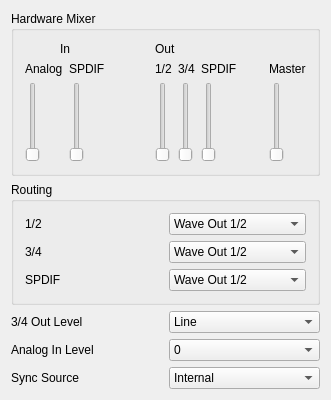
<ui version="4.0" >
 <comment>Copyright (C) 2005-2008 by Pieter Palmers
	
	This file is part of FFADO
	FFADO = Free FireWire (pro-)audio drivers for Linux
	
	FFADO is based upon FreeBoB.
	
	This program is free software: you can redistribute it and/or modify
	it under the terms of the GNU General Public License as published by
	the Free Software Foundation, either version 2 of the License, or
	(at your option) version 3 of the License.
	
	This program is distributed in the hope that it will be useful,
	but WITHOUT ANY WARRANTY; without even the implied warranty of
	MERCHANTABILITY or FITNESS FOR A PARTICULAR PURPOSE.  See the
	GNU General Public License for more details.
</comment>
 <class>Phase24ControlUI</class>
 <widget class="QWidget" name="Phase24ControlUI" >
  <property name="geometry" >
   <rect>
    <x>0</x>
    <y>0</y>
    <width>331</width>
    <height>390</height>
   </rect>
  </property>
  <property name="windowTitle" >
   <string>Terratec Phase 24 Control</string>
  </property>
  <layout class="QGridLayout" >
   <item row="2" column="0" >
    <widget class="QLabel" name="textLabel1_2_2" >
     <property name="text" >
      <string>3/4 Out Level</string>
     </property>
     <property name="wordWrap" >
      <bool>false</bool>
     </property>
    </widget>
   </item>
   <item row="3" column="0" >
    <widget class="QLabel" name="textLabel1_2_2_3" >
     <property name="text" >
      <string>Analog In Level</string>
     </property>
     <property name="wordWrap" >
      <bool>false</bool>
     </property>
    </widget>
   </item>
   <item row="4" column="0" >
    <widget class="QLabel" name="textLabel1_2_2_2_3_2" >
     <property name="text" >
      <string>Sync Source</string>
     </property>
     <property name="wordWrap" >
      <bool>false</bool>
     </property>
    </widget>
   </item>
   <item row="2" column="1" >
    <widget class="QComboBox" name="cmbFrontLevel" >
     <item>
      <property name="text" >
       <string>Line</string>
      </property>
     </item>
     <item>
      <property name="text" >
       <string>Headphone</string>
      </property>
     </item>
    </widget>
   </item>
   <item row="3" column="1" >
    <widget class="QComboBox" name="cmbLineLevel" >
     <item>
      <property name="text" >
       <string>0</string>
      </property>
     </item>
     <item>
      <property name="text" >
       <string>1</string>
      </property>
     </item>
     <item>
      <property name="text" >
       <string>2</string>
      </property>
     </item>
     <item>
      <property name="text" >
       <string>3</string>
      </property>
     </item>
     <item>
      <property name="text" >
       <string>4</string>
      </property>
     </item>
    </widget>
   </item>
   <item row="4" column="1" >
    <widget class="QComboBox" name="cmbSetSyncSource" >
     <item>
      <property name="text" >
       <string>Internal</string>
      </property>
     </item>
     <item>
      <property name="text" >
       <string>External</string>
      </property>
     </item>
    </widget>
   </item>
   <item row="0" column="0" colspan="2" >
    <widget class="QGroupBox" name="groupBox1" >
     <property name="title" >
      <string>Hardware Mixer</string>
     </property>
     <layout class="QGridLayout" >
      <item row="0" column="0" >
       <layout class="QGridLayout" >
        <item row="0" column="0" colspan="2" >
         <widget class="QLabel" name="textLabel2_4_2_3_2" >
          <property name="text" >
           <string>In</string>
          </property>
          <property name="alignment" >
           <set>Qt::AlignCenter</set>
          </property>
          <property name="wordWrap" >
           <bool>false</bool>
          </property>
         </widget>
        </item>
        <item row="1" column="0" >
         <layout class="QVBoxLayout" >
          <item>
           <widget class="QLabel" name="textLabel2_3" >
            <property name="text" >
             <string>Analog</string>
            </property>
            <property name="wordWrap" >
             <bool>false</bool>
            </property>
           </widget>
          </item>
          <item>
           <widget class="QSlider" name="sldLineIn" >
            <property name="minimum" >
             <number>0</number>
            </property>
            <property name="maximum" >
             <number>25600</number>
            </property>
            <property name="singleStep" >
             <number>10000</number>
            </property>
            <property name="pageStep" >
             <number>1000</number>
            </property>
            <property name="orientation" >
             <enum>Qt::Vertical</enum>
            </property>
            <property name="tickInterval" >
             <number>10000</number>
            </property>
           </widget>
          </item>
         </layout>
        </item>
        <item row="1" column="1" >
         <layout class="QVBoxLayout" >
          <item>
           <widget class="QLabel" name="textLabel2_4_2" >
            <property name="text" >
             <string>SPDIF</string>
            </property>
            <property name="wordWrap" >
             <bool>false</bool>
            </property>
           </widget>
          </item>
          <item>
           <widget class="QSlider" name="sldSPDIFIn" >
            <property name="minimum" >
             <number>0</number>
            </property>
            <property name="maximum" >
             <number>25600</number>
            </property>
            <property name="singleStep" >
             <number>10000</number>
            </property>
            <property name="pageStep" >
             <number>1000</number>
            </property>
            <property name="orientation" >
             <enum>Qt::Vertical</enum>
            </property>
            <property name="tickInterval" >
             <number>10000</number>
            </property>
           </widget>
          </item>
         </layout>
        </item>
       </layout>
      </item>
      <item row="0" column="2" >
       <layout class="QGridLayout" >
        <item row="1" column="2" >
         <layout class="QVBoxLayout" >
          <item>
           <widget class="QLabel" name="textLabel2_4_2_2" >
            <property name="text" >
             <string>SPDIF</string>
            </property>
            <property name="wordWrap" >
             <bool>false</bool>
            </property>
           </widget>
          </item>
          <item>
           <widget class="QSlider" name="sldSPDIFOut" >
            <property name="minimum" >
             <number>0</number>
            </property>
            <property name="maximum" >
             <number>25600</number>
            </property>
            <property name="singleStep" >
             <number>10000</number>
            </property>
            <property name="pageStep" >
             <number>1000</number>
            </property>
            <property name="orientation" >
             <enum>Qt::Vertical</enum>
            </property>
            <property name="tickInterval" >
             <number>10000</number>
            </property>
           </widget>
          </item>
         </layout>
        </item>
        <item row="1" column="0" >
         <layout class="QVBoxLayout" >
          <item>
           <widget class="QLabel" name="textLabel2" >
            <property name="text" >
             <string>1/2</string>
            </property>
            <property name="wordWrap" >
             <bool>false</bool>
            </property>
           </widget>
          </item>
          <item>
           <widget class="QSlider" name="sldInput12" >
            <property name="minimum" >
             <number>0</number>
            </property>
            <property name="maximum" >
             <number>25600</number>
            </property>
            <property name="singleStep" >
             <number>10000</number>
            </property>
            <property name="pageStep" >
             <number>1000</number>
            </property>
            <property name="orientation" >
             <enum>Qt::Vertical</enum>
            </property>
            <property name="tickInterval" >
             <number>10000</number>
            </property>
           </widget>
          </item>
         </layout>
        </item>
        <item row="1" column="3" >
         <spacer>
          <property name="orientation" >
           <enum>Qt::Horizontal</enum>
          </property>
          <property name="sizeType" >
           <enum>QSizePolicy::Expanding</enum>
          </property>
          <property name="sizeHint" >
           <size>
            <width>20</width>
            <height>20</height>
           </size>
          </property>
         </spacer>
        </item>
        <item row="1" column="1" >
         <layout class="QVBoxLayout" >
          <item>
           <widget class="QLabel" name="textLabel2_2" >
            <property name="text" >
             <string>3/4</string>
            </property>
            <property name="wordWrap" >
             <bool>false</bool>
            </property>
           </widget>
          </item>
          <item>
           <widget class="QSlider" name="sldInput34" >
            <property name="minimum" >
             <number>0</number>
            </property>
            <property name="maximum" >
             <number>25600</number>
            </property>
            <property name="singleStep" >
             <number>10000</number>
            </property>
            <property name="pageStep" >
             <number>1000</number>
            </property>
            <property name="orientation" >
             <enum>Qt::Vertical</enum>
            </property>
            <property name="tickInterval" >
             <number>10000</number>
            </property>
           </widget>
          </item>
         </layout>
        </item>
        <item row="0" column="0" colspan="5" >
         <widget class="QLabel" name="textLabel2_4_2_3_2_2" >
          <property name="text" >
           <string>Out</string>
          </property>
          <property name="wordWrap" >
           <bool>false</bool>
          </property>
         </widget>
        </item>
        <item row="1" column="4" >
         <layout class="QVBoxLayout" >
          <item>
           <widget class="QLabel" name="textLabel2_4_2_2_2" >
            <property name="text" >
             <string>Master</string>
            </property>
            <property name="wordWrap" >
             <bool>false</bool>
            </property>
           </widget>
          </item>
          <item>
           <widget class="QSlider" name="sldMaster" >
            <property name="minimumSize" >
             <size>
              <width>0</width>
              <height>80</height>
             </size>
            </property>
            <property name="minimum" >
             <number>0</number>
            </property>
            <property name="maximum" >
             <number>25600</number>
            </property>
            <property name="singleStep" >
             <number>10000</number>
            </property>
            <property name="pageStep" >
             <number>1000</number>
            </property>
            <property name="orientation" >
             <enum>Qt::Vertical</enum>
            </property>
            <property name="tickInterval" >
             <number>10000</number>
            </property>
           </widget>
          </item>
         </layout>
        </item>
       </layout>
      </item>
      <item row="0" column="1" >
       <spacer>
        <property name="orientation" >
         <enum>Qt::Horizontal</enum>
        </property>
        <property name="sizeType" >
         <enum>QSizePolicy::Expanding</enum>
        </property>
        <property name="sizeHint" >
         <size>
          <width>40</width>
          <height>20</height>
         </size>
        </property>
       </spacer>
      </item>
     </layout>
    </widget>
   </item>
   <item row="1" column="0" colspan="2" >
    <widget class="QGroupBox" name="groupBox2" >
     <property name="title" >
      <string>Routing</string>
     </property>
     <layout class="QGridLayout" >
      <item row="1" column="1" >
       <widget class="QComboBox" name="cmbOutSource34" >
        <item>
         <property name="text" >
          <string>Wave Out 1/2</string>
         </property>
        </item>
        <item>
         <property name="text" >
          <string>Wave Out 3/4</string>
         </property>
        </item>
        <item>
         <property name="text" >
          <string>Line in</string>
         </property>
        </item>
        <item>
         <property name="text" >
          <string>SPDIF in</string>
         </property>
        </item>
        <item>
         <property name="text" >
          <string>Mixer</string>
         </property>
        </item>
        <item>
         <property name="text" >
          <string>Wave Out SPDIF</string>
         </property>
        </item>
       </widget>
      </item>
      <item row="2" column="1" >
       <widget class="QComboBox" name="cmbOutSourceSPDIF" >
        <item>
         <property name="text" >
          <string>Wave Out 1/2</string>
         </property>
        </item>
        <item>
         <property name="text" >
          <string>Wave Out 3/4</string>
         </property>
        </item>
        <item>
         <property name="text" >
          <string>Line in</string>
         </property>
        </item>
        <item>
         <property name="text" >
          <string>SPDIF in</string>
         </property>
        </item>
        <item>
         <property name="text" >
          <string>Mixer</string>
         </property>
        </item>
        <item>
         <property name="text" >
          <string>Wave Out SPDIF</string>
         </property>
        </item>
       </widget>
      </item>
      <item row="2" column="0" >
       <widget class="QLabel" name="textLabel1_2_2_2_3" >
        <property name="text" >
         <string>SPDIF</string>
        </property>
        <property name="wordWrap" >
         <bool>false</bool>
        </property>
       </widget>
      </item>
      <item row="1" column="0" >
       <widget class="QLabel" name="textLabel1_2_2_2" >
        <property name="text" >
         <string>3/4</string>
        </property>
        <property name="wordWrap" >
         <bool>false</bool>
        </property>
       </widget>
      </item>
      <item row="0" column="1" >
       <widget class="QComboBox" name="cmbOutSource12" >
        <item>
         <property name="text" >
          <string>Wave Out 1/2</string>
         </property>
        </item>
        <item>
         <property name="text" >
          <string>Wave Out 3/4</string>
         </property>
        </item>
        <item>
         <property name="text" >
          <string>Line in</string>
         </property>
        </item>
        <item>
         <property name="text" >
          <string>SPDIF in</string>
         </property>
        </item>
        <item>
         <property name="text" >
          <string>Mixer</string>
         </property>
        </item>
        <item>
         <property name="text" >
          <string>Wave Out SPDIF</string>
         </property>
        </item>
       </widget>
      </item>
      <item row="0" column="0" >
       <widget class="QLabel" name="textLabel1_2_2_2_2" >
        <property name="text" >
         <string>1/2</string>
        </property>
        <property name="wordWrap" >
         <bool>false</bool>
        </property>
       </widget>
      </item>
     </layout>
    </widget>
   </item>
  </layout>
 </widget>
 <layoutdefault spacing="6" margin="11" />
 <pixmapfunction>qPixmapFromMimeSource</pixmapfunction>
 <tabstops>
  <tabstop>sldInput12</tabstop>
  <tabstop>sldInput34</tabstop>
  <tabstop>sldLineIn</tabstop>
  <tabstop>sldSPDIFOut</tabstop>
  <tabstop>sldSPDIFIn</tabstop>
  <tabstop>sldMaster</tabstop>
  <tabstop>cmbFrontLevel</tabstop>
  <tabstop>cmbOutSource12</tabstop>
  <tabstop>cmbOutSource34</tabstop>
  <tabstop>cmbOutSourceSPDIF</tabstop>
  <tabstop>cmbSetSyncSource</tabstop>
 </tabstops>
 <resources/>
 <connections>
  <connection>
   <sender>sldInput12</sender>
   <signal>valueChanged(int)</signal>
   <receiver>Phase24ControlUI</receiver>
   <slot>setVolume12(int)</slot>
   <hints>
    <hint type="sourcelabel" >
     <x>20</x>
     <y>20</y>
    </hint>
    <hint type="destinationlabel" >
     <x>20</x>
     <y>20</y>
    </hint>
   </hints>
  </connection>
  <connection>
   <sender>sldInput34</sender>
   <signal>valueChanged(int)</signal>
   <receiver>Phase24ControlUI</receiver>
   <slot>setVolume34(int)</slot>
   <hints>
    <hint type="sourcelabel" >
     <x>20</x>
     <y>20</y>
    </hint>
    <hint type="destinationlabel" >
     <x>20</x>
     <y>20</y>
    </hint>
   </hints>
  </connection>
  <connection>
   <sender>sldLineIn</sender>
   <signal>valueChanged(int)</signal>
   <receiver>Phase24ControlUI</receiver>
   <slot>setVolumeLineIn(int)</slot>
   <hints>
    <hint type="sourcelabel" >
     <x>20</x>
     <y>20</y>
    </hint>
    <hint type="destinationlabel" >
     <x>20</x>
     <y>20</y>
    </hint>
   </hints>
  </connection>
  <connection>
   <sender>sldSPDIFOut</sender>
   <signal>valueChanged(int)</signal>
   <receiver>Phase24ControlUI</receiver>
   <slot>setVolumeSPDIFOut(int)</slot>
   <hints>
    <hint type="sourcelabel" >
     <x>20</x>
     <y>20</y>
    </hint>
    <hint type="destinationlabel" >
     <x>20</x>
     <y>20</y>
    </hint>
   </hints>
  </connection>
  <connection>
   <sender>sldSPDIFIn</sender>
   <signal>valueChanged(int)</signal>
   <receiver>Phase24ControlUI</receiver>
   <slot>setVolumeSPDIFIn(int)</slot>
   <hints>
    <hint type="sourcelabel" >
     <x>20</x>
     <y>20</y>
    </hint>
    <hint type="destinationlabel" >
     <x>20</x>
     <y>20</y>
    </hint>
   </hints>
  </connection>
  <connection>
   <sender>sldMaster</sender>
   <signal>valueChanged(int)</signal>
   <receiver>Phase24ControlUI</receiver>
   <slot>setVolumeMaster(int)</slot>
   <hints>
    <hint type="sourcelabel" >
     <x>20</x>
     <y>20</y>
    </hint>
    <hint type="destinationlabel" >
     <x>20</x>
     <y>20</y>
    </hint>
   </hints>
  </connection>
  <connection>
   <sender>cmbFrontLevel</sender>
   <signal>activated(int)</signal>
   <receiver>Phase24ControlUI</receiver>
   <slot>setFrontLevel(int)</slot>
   <hints>
    <hint type="sourcelabel" >
     <x>20</x>
     <y>20</y>
    </hint>
    <hint type="destinationlabel" >
     <x>20</x>
     <y>20</y>
    </hint>
   </hints>
  </connection>
  <connection>
   <sender>cmbSetSyncSource</sender>
   <signal>activated(int)</signal>
   <receiver>Phase24ControlUI</receiver>
   <slot>setSyncSource(int)</slot>
   <hints>
    <hint type="sourcelabel" >
     <x>20</x>
     <y>20</y>
    </hint>
    <hint type="destinationlabel" >
     <x>20</x>
     <y>20</y>
    </hint>
   </hints>
  </connection>
  <connection>
   <sender>cmbOutSourceSPDIF</sender>
   <signal>activated(int)</signal>
   <receiver>Phase24ControlUI</receiver>
   <slot>setOutSourceSPDIF(int)</slot>
   <hints>
    <hint type="sourcelabel" >
     <x>20</x>
     <y>20</y>
    </hint>
    <hint type="destinationlabel" >
     <x>20</x>
     <y>20</y>
    </hint>
   </hints>
  </connection>
  <connection>
   <sender>cmbOutSource12</sender>
   <signal>activated(int)</signal>
   <receiver>Phase24ControlUI</receiver>
   <slot>setOutSource12(int)</slot>
   <hints>
    <hint type="sourcelabel" >
     <x>20</x>
     <y>20</y>
    </hint>
    <hint type="destinationlabel" >
     <x>20</x>
     <y>20</y>
    </hint>
   </hints>
  </connection>
  <connection>
   <sender>cmbOutSource34</sender>
   <signal>activated(int)</signal>
   <receiver>Phase24ControlUI</receiver>
   <slot>setOutSource34(int)</slot>
   <hints>
    <hint type="sourcelabel" >
     <x>20</x>
     <y>20</y>
    </hint>
    <hint type="destinationlabel" >
     <x>20</x>
     <y>20</y>
    </hint>
   </hints>
  </connection>
  <connection>
   <sender>cmbLineLevel</sender>
   <signal>activated(int)</signal>
   <receiver>Phase24ControlUI</receiver>
   <slot>setLineLevel(int)</slot>
   <hints>
    <hint type="sourcelabel" >
     <x>20</x>
     <y>20</y>
    </hint>
    <hint type="destinationlabel" >
     <x>20</x>
     <y>20</y>
    </hint>
   </hints>
  </connection>
 </connections>
</ui>
